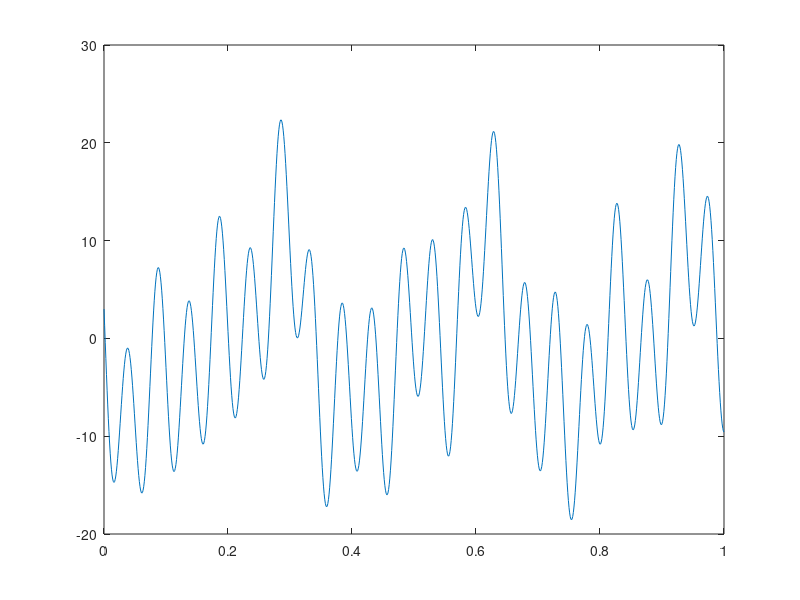

This figure's MATLAB source:
function derivada_parcial_con_RK

  ceros = zeros(4,4)
  identidad = eye(4)
  c = 12/((0.2)^2)

  K = [2 -1 0 0
        -1 2 -1 0
        0 -1 2 -1
        0 0 -1 2];

  M = [((0.2)^2) 0 0 0
       0 ((0.4)^2) 0 0
       0 0 ((0.6)^2) 0
       0 0 0 ((0.8)^2)]

  M_aux = -inv(M)*c*K

  Matriz = [ceros, identidad; M_aux, ceros]

  y0 = [sin(0.2 * pi); sin(0.4 * pi); sin(0.6 * pi); sin(0.8 * pi); 3; 3; 3; 3];

  dt = 0.001;
  t = 0:dt:1;
  w = 0.5;
  size = length(t);

  y = zeros(8, size);
  y(:,1) = y0;

  for i = 1: size-1

    k1 = dt * Matriz * y(:,i);

    tg = t(i) + (dt/(2*w));

    yg = y(:,i) + (k1/(2*w));

    k2 = dt * Matriz * yg;

    y(:,i+1) = y(:,i) + (1-w) * k1 + w * k2;

  endfor

  plot(t, y(5,:))

endfunction
